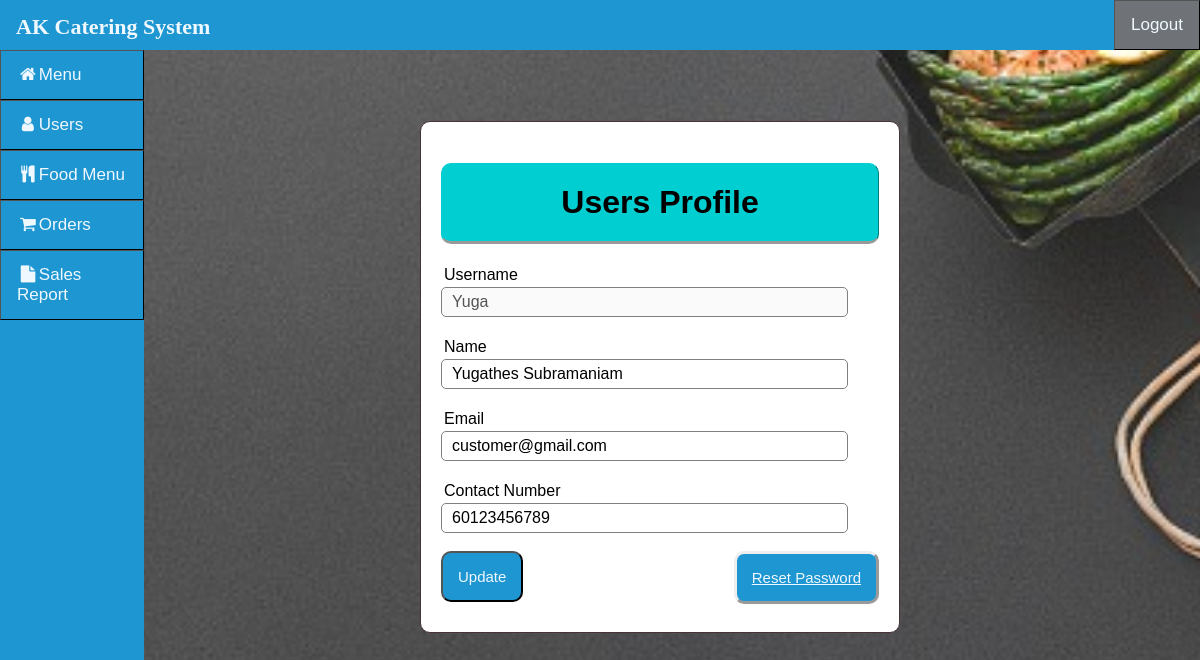
Screenshot of /Admin/UsersEdit.php?id=Yuga (signed in) with the database file from the repository.
### tables this page shows
CREATE TABLE `users` (
  `username` varchar(50) NOT NULL,
  `password` varchar(255) NOT NULL,
  `name` varchar(255) NOT NULL,
  `email` varchar(255) NOT NULL,
  `Hp` varchar(99) NOT NULL,
  `type_user` varchar(255) NOT NULL
);

### Admin/UsersEdit.php (the view, shortened to what this page needs)
<?php
if(isset ($_SESSION["username"]))
{
	include "Header.php";
?>
<!DOCTYPE html>
<html>
<head>
	<link rel="stylesheet" type="text/css" href="../CSS/topNav.css">
</head>
<body>
<?php
	$name = $_GET["id"];
	$queryGet = "select * from users where username='".$name."'";
	$resultGet = mysqli_query($link,$queryGet);
	if(!$resultGet)
	{
		die ("Invalid Query - get Register List: ". mysqli_error($link));
	}
	else
	{?>
	<div class="wrapper">
		<div class="middle">
			<div class="contentnew">
			<form class = "content" style="position:absolute;width: 40%;" action="Update.php" name="EditForm" method="POST">
				<h1 class="header">Users Profile</h1>
				<?php	while($baris= mysqli_fetch_array($resultGet, MYSQLI_BOTH))	{?>
					<div class="input-group">
						<label>Username</label>
						<input type="text" name="username" value="<?php echo $baris['username']; ?>" disabled><br><br>
						<label>Name</label>
						<input type="text" name="name" value="<?php echo $baris['name']; ?>"><br><br>
						<label>Email</label>
						<input type="email" name="email" value="<?php echo $baris['email'] ?>"><br><br>
						<label>Contact Number</label>
						<input type="text" name="Hp" value="<?php echo $baris['Hp']; ?>"><br><br>
						<button style="position: relative;" type="submit" class="btn" name="staffAdm">Update</button>
						<a style="position: relative;float:right;" href="UsersReset.php?id=<?php echo $baris['username'];?>" class="btn"> Reset Password</a>
					</div> <?php	}?>
			</form>
			</div>
		</div>
	</div>
	<?php
		}
}
else {
	echo "No session exists or session has expired. Please log in again ";
	echo "Page will be redirect in 5 seconds";
	header('Location: ../Auth/Login.php');
}?>
</body>
</html>

### css/topNav.css (style rules this page uses)
* { box-sizing: border-box; }
body { margin: 0; font-family: Arial, Helvetica, sans-serif !important; background-image: url("bc.jpg"); background-position: center; background-size: cover; background-attachment: fixed; position:absolute; top:10%; max-width: -webkit-fill-available; right: 0px; left: 0px; }
.wrapper { width: 100%; min-width: 1000px; }
h1, h2 { text-align:center; color:white; }
.header { width: auto; color: black; background:#00CED1; text-align: center; border: 1px solid #00CED1; border-bottom: none; border-radius: 10px 10px 10px 10px; border-style: outset; padding: 20px; }
.middle { width: 100%; position: relative; }
.middle:after { display: table; clear: both; content: ''; }
.contentnew { padding: 0 270px 0 270px; }
.content { position:fixed; top:10%; left:35%; width: 30%; margin: 0px auto; padding: 20px; border: 1px solid #483235; background: white; border-radius: 10px 10px 10px 10px; }
.input-group { margin: 10px 0px 10px 0px; }
.input-group label { display: block; text-align: left; margin: 3px; }
.input-group input { height: 30px; width: 93%; padding: 5px 10px; font-size: 16px; border-radius: 5px; border: 1px solid gray; }
.btn { padding: 15px; font-size: 15px; color: aliceblue; background:#1D96D1 ; border-style: outset; border-radius: 10px; cursor: pointer; }

### Admin/Header.php (style rules this page uses)
body { font-family: "Lato", sans-serif; }

### rows the page displays
users: username "Yuga", name "Yugathes Subramaniam", email "customer@gmail.com", Hp "60123456789"
